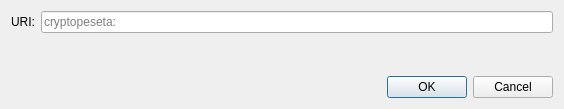
<?xml version="1.0" encoding="UTF-8"?>
<ui version="4.0">
 <class>OpenURIDialog</class>
 <widget class="QDialog" name="OpenURIDialog">
  <property name="geometry">
   <rect>
    <x>0</x>
    <y>0</y>
    <width>564</width>
    <height>109</height>
   </rect>
  </property>
  <property name="windowTitle">
   <string>Open cryptopeseta URI</string>
  </property>
  <layout class="QVBoxLayout" name="verticalLayout">
   <item>
    <layout class="QHBoxLayout" name="horizontalLayout">
     <item>
      <widget class="QLabel" name="label">
       <property name="text">
        <string>URI:</string>
       </property>
      </widget>
     </item>
     <item>
      <widget class="QValidatedLineEdit" name="uriEdit">
       <property name="placeholderText">
        <string notr="true">cryptopeseta:</string>
       </property>
      </widget>
     </item>
    </layout>
   </item>
   <item>
    <spacer name="verticalSpacer">
     <property name="orientation">
      <enum>Qt::Vertical</enum>
     </property>
     <property name="sizeHint" stdset="0">
      <size>
       <width>20</width>
       <height>40</height>
      </size>
     </property>
    </spacer>
   </item>
   <item>
    <widget class="QDialogButtonBox" name="buttonBox">
     <property name="orientation">
      <enum>Qt::Horizontal</enum>
     </property>
     <property name="standardButtons">
      <set>QDialogButtonBox::Cancel|QDialogButtonBox::Ok</set>
     </property>
    </widget>
   </item>
  </layout>
 </widget>
 <customwidgets>
  <customwidget>
   <class>QValidatedLineEdit</class>
   <extends>QLineEdit</extends>
   <header>qt/qvalidatedlineedit.h</header>
  </customwidget>
 </customwidgets>
 <resources/>
 <connections>
  <connection>
   <sender>buttonBox</sender>
   <signal>accepted()</signal>
   <receiver>OpenURIDialog</receiver>
   <slot>accept()</slot>
   <hints>
    <hint type="sourcelabel">
     <x>248</x>
     <y>254</y>
    </hint>
    <hint type="destinationlabel">
     <x>157</x>
     <y>274</y>
    </hint>
   </hints>
  </connection>
  <connection>
   <sender>buttonBox</sender>
   <signal>rejected()</signal>
   <receiver>OpenURIDialog</receiver>
   <slot>reject()</slot>
   <hints>
    <hint type="sourcelabel">
     <x>316</x>
     <y>260</y>
    </hint>
    <hint type="destinationlabel">
     <x>286</x>
     <y>274</y>
    </hint>
   </hints>
  </connection>
 </connections>
</ui>
